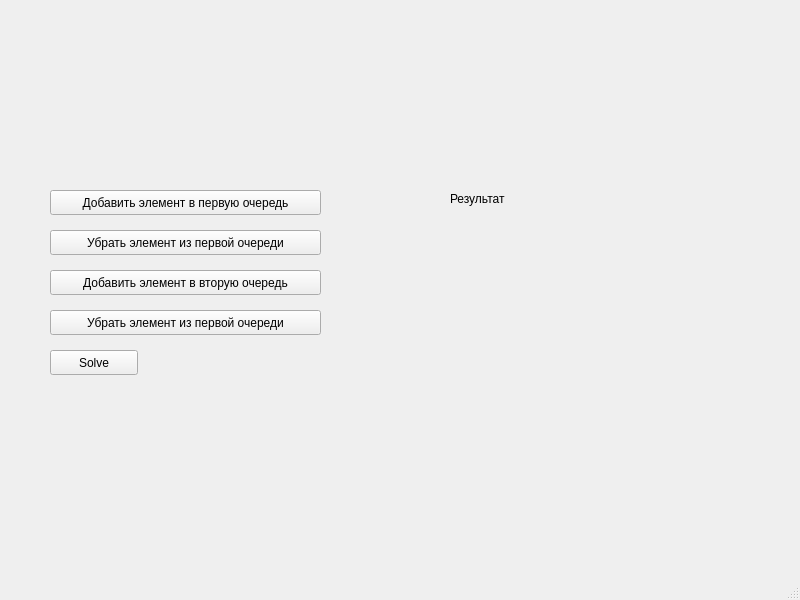
<?xml version="1.0" encoding="UTF-8"?>
<ui version="4.0">
 <class>MainWindow</class>
 <widget class="QMainWindow" name="MainWindow">
  <property name="geometry">
   <rect>
    <x>0</x>
    <y>0</y>
    <width>800</width>
    <height>600</height>
   </rect>
  </property>
  <property name="windowTitle">
   <string>MainWindow</string>
  </property>
  <widget class="QWidget" name="centralwidget">
   <widget class="QPushButton" name="pushButton">
    <property name="geometry">
     <rect>
      <x>50</x>
      <y>190</y>
      <width>271</width>
      <height>25</height>
     </rect>
    </property>
    <property name="text">
     <string>Добавить элемент в первую очередь</string>
    </property>
   </widget>
   <widget class="QPushButton" name="pushButton_2">
    <property name="geometry">
     <rect>
      <x>50</x>
      <y>230</y>
      <width>271</width>
      <height>25</height>
     </rect>
    </property>
    <property name="text">
     <string>Убрать элемент из первой очереди</string>
    </property>
   </widget>
   <widget class="QPushButton" name="pushButton_3">
    <property name="geometry">
     <rect>
      <x>50</x>
      <y>270</y>
      <width>271</width>
      <height>25</height>
     </rect>
    </property>
    <property name="text">
     <string>Добавить элемент в вторую очередь</string>
    </property>
   </widget>
   <widget class="QPushButton" name="pushButton_4">
    <property name="geometry">
     <rect>
      <x>50</x>
      <y>310</y>
      <width>271</width>
      <height>25</height>
     </rect>
    </property>
    <property name="text">
     <string>Убрать элемент из первой очереди</string>
    </property>
   </widget>
   <widget class="QPushButton" name="pushButton_5">
    <property name="geometry">
     <rect>
      <x>50</x>
      <y>350</y>
      <width>88</width>
      <height>25</height>
     </rect>
    </property>
    <property name="text">
     <string>Solve</string>
    </property>
   </widget>
   <widget class="QLabel" name="label_5">
    <property name="geometry">
     <rect>
      <x>450</x>
      <y>190</y>
      <width>101</width>
      <height>17</height>
     </rect>
    </property>
    <property name="text">
     <string>Результат</string>
    </property>
   </widget>
   <widget class="QLabel" name="label_6">
    <property name="geometry">
     <rect>
      <x>450</x>
      <y>220</y>
      <width>311</width>
      <height>111</height>
     </rect>
    </property>
    <property name="text">
     <string/>
    </property>
   </widget>
  </widget>
  <widget class="QMenuBar" name="menubar">
   <property name="geometry">
    <rect>
     <x>0</x>
     <y>0</y>
     <width>800</width>
     <height>22</height>
    </rect>
   </property>
  </widget>
  <widget class="QStatusBar" name="statusbar"/>
 </widget>
 <resources/>
 <connections/>
</ui>
